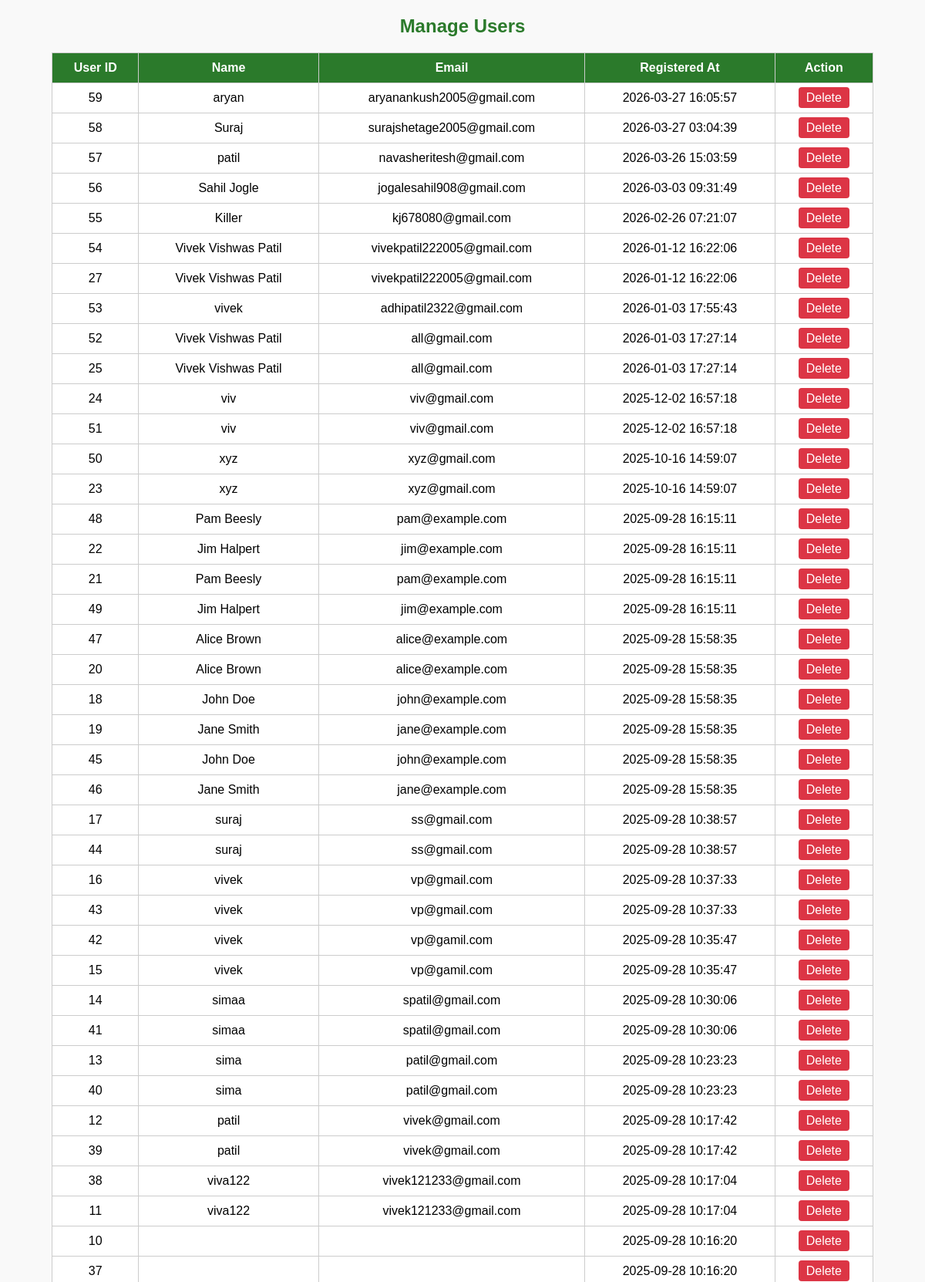
The page /manage_users.php (signed in, upper part) on the database its author committed.
### tables this page shows
CREATE TABLE `users` (
  `id` int(11) NOT NULL,
  `name` varchar(100) NOT NULL,
  `email` varchar(100) NOT NULL,
  `password` varchar(255) NOT NULL,
  `created_at` timestamp NULL DEFAULT current_timestamp(),
  `phone` varchar(15) DEFAULT NULL,
  `address` text DEFAULT NULL,
  `profile_pic` varchar(255) DEFAULT NULL,
  `otp` varchar(6) DEFAULT NULL,
  `otp_expiry` datetime DEFAULT NULL
);

### manage_users.php (the view, shortened to what this page needs)
<?php
include 'admin_db_connection.php';
$query = "
SELECT
    id AS user_id,
    name,
    email,
    created_at
FROM users
ORDER BY created_at DESC
";
$result = mysqli_query($conn, $query)
    or die("SQL Error: " . mysqli_error($conn));
?>
<!DOCTYPE html>
<html>
<head>
</head>
<body>
<h2>Manage Users</h2>
<table>
    <tr>
        <th>User ID</th>
        <th>Name</th>
        <th>Email</th>
        <th>Registered At</th>
        <th>Action</th>
    </tr>
    <?php while ($row = mysqli_fetch_assoc($result)) { ?>
    <tr>
        <td><?= $row['user_id']; ?></td>
        <td><?= htmlspecialchars($row['name']); ?></td>
        <td><?= htmlspecialchars($row['email']); ?></td>
        <td><?= $row['created_at']; ?></td>
        <td>
            <a href="manage_users.php?delete=<?= $row['user_id']; ?>"
               class="button"
               onclick="return confirm('Delete this user?')">
               Delete
            </a>
        </td>
    </tr>
    <?php } ?>
</table>
</body>
</html>

### manage_users.php (style rules this page uses)
body { font-family: Arial, sans-serif; background:#f9f9f9; }
h2 { text-align:center; color:#2b7a2b; }
table { width:90%; margin:20px auto; border-collapse:collapse; background:white; }
th, td { border:1px solid #ccc; padding:10px; text-align:center; }
th { background:#2b7a2b; color:white; }
a.button { background:#dc3545; color:white; padding:5px 10px; text-decoration:none; border-radius:4px; }

### rows shown on the page
users: id "59", name "aryan", email "aryanankush2005@gmail.com", created_at "2026-03-27 16:05:57"
users: id "58", name "Suraj", email "surajshetage2005@gmail.com", created_at "2026-03-27 03:04:39"
users: id "57", name "patil", email "navasheritesh@gmail.com", created_at "2026-03-26 15:03:59"
users: id "56", name "Sahil Jogle", email "jogalesahil908@gmail.com", created_at "2026-03-03 09:31:49"
users: id "55", name "Killer", email "kj678080@gmail.com", created_at "2026-02-26 07:21:07"
users: id "54", name "Vivek Vishwas Patil", email "vivekpatil222005@gmail.com", created_at "2026-01-12 16:22:06"
users: id "27", name "Vivek Vishwas Patil", email "vivekpatil222005@gmail.com", created_at "2026-01-12 16:22:06"
users: id "53", name "vivek", email "adhipatil2322@gmail.com", created_at "2026-01-03 17:55:43"
users: id "52", name "Vivek Vishwas Patil", email "all@gmail.com", created_at "2026-01-03 17:27:14"
users: id "25", name "Vivek Vishwas Patil", email "all@gmail.com", created_at "2026-01-03 17:27:14"
users: id "24", name "viv", email "viv@gmail.com", created_at "2025-12-02 16:57:18"
users: id "51", name "viv", email "viv@gmail.com", created_at "2025-12-02 16:57:18"
users: id "50", name "xyz", email "xyz@gmail.com", created_at "2025-10-16 14:59:07"
users: id "23", name "xyz", email "xyz@gmail.com", created_at "2025-10-16 14:59:07"
users: id "48", name "Pam Beesly", email "pam@example.com", created_at "2025-09-28 16:15:11"
users: id "22", name "Jim Halpert", email "jim@example.com", created_at "2025-09-28 16:15:11"
users: id "21", name "Pam Beesly", email "pam@example.com", created_at "2025-09-28 16:15:11"
users: id "49", name "Jim Halpert", email "jim@example.com", created_at "2025-09-28 16:15:11"
users: id "47", name "Alice Brown", email "alice@example.com", created_at "2025-09-28 15:58:35"
users: id "20", name "Alice Brown", email "alice@example.com", created_at "2025-09-28 15:58:35"
users: id "18", name "John Doe", email "john@example.com", created_at "2025-09-28 15:58:35"
users: id "19", name "Jane Smith", email "jane@example.com", created_at "2025-09-28 15:58:35"
users: id "45", name "John Doe", email "john@example.com", created_at "2025-09-28 15:58:35"
users: id "46", name "Jane Smith", email "jane@example.com", created_at "2025-09-28 15:58:35"
users: id "17", name "suraj", email "ss@gmail.com", created_at "2025-09-28 10:38:57"
users: id "44", name "suraj", email "ss@gmail.com", created_at "2025-09-28 10:38:57"
users: id "16", name "vivek", email "vp@gmail.com", created_at "2025-09-28 10:37:33"
users: id "43", name "vivek", email "vp@gmail.com", created_at "2025-09-28 10:37:33"
users: id "42", name "vivek", email "vp@gamil.com", created_at "2025-09-28 10:35:47"
users: id "15", name "vivek", email "vp@gamil.com", created_at "2025-09-28 10:35:47"
users: id "14", name "simaa", email "spatil@gmail.com", created_at "2025-09-28 10:30:06"
users: id "41", name "simaa", email "spatil@gmail.com", created_at "2025-09-28 10:30:06"
users: id "13", name "sima", email "patil@gmail.com", created_at "2025-09-28 10:23:23"
users: id "40", name "sima", email "patil@gmail.com", created_at "2025-09-28 10:23:23"
users: id "12", name "patil", email "vivek@gmail.com", created_at "2025-09-28 10:17:42"
users: id "39", name "patil", email "vivek@gmail.com", created_at "2025-09-28 10:17:42"
users: id "38", name "viva122", email "vivek121233@gmail.com", created_at "2025-09-28 10:17:04"
users: id "11", name "viva122", email "vivek121233@gmail.com", created_at "2025-09-28 10:17:04"
users: id "10", created_at "2025-09-28 10:16:20"
users: id "37", created_at "2025-09-28 10:16:20"
